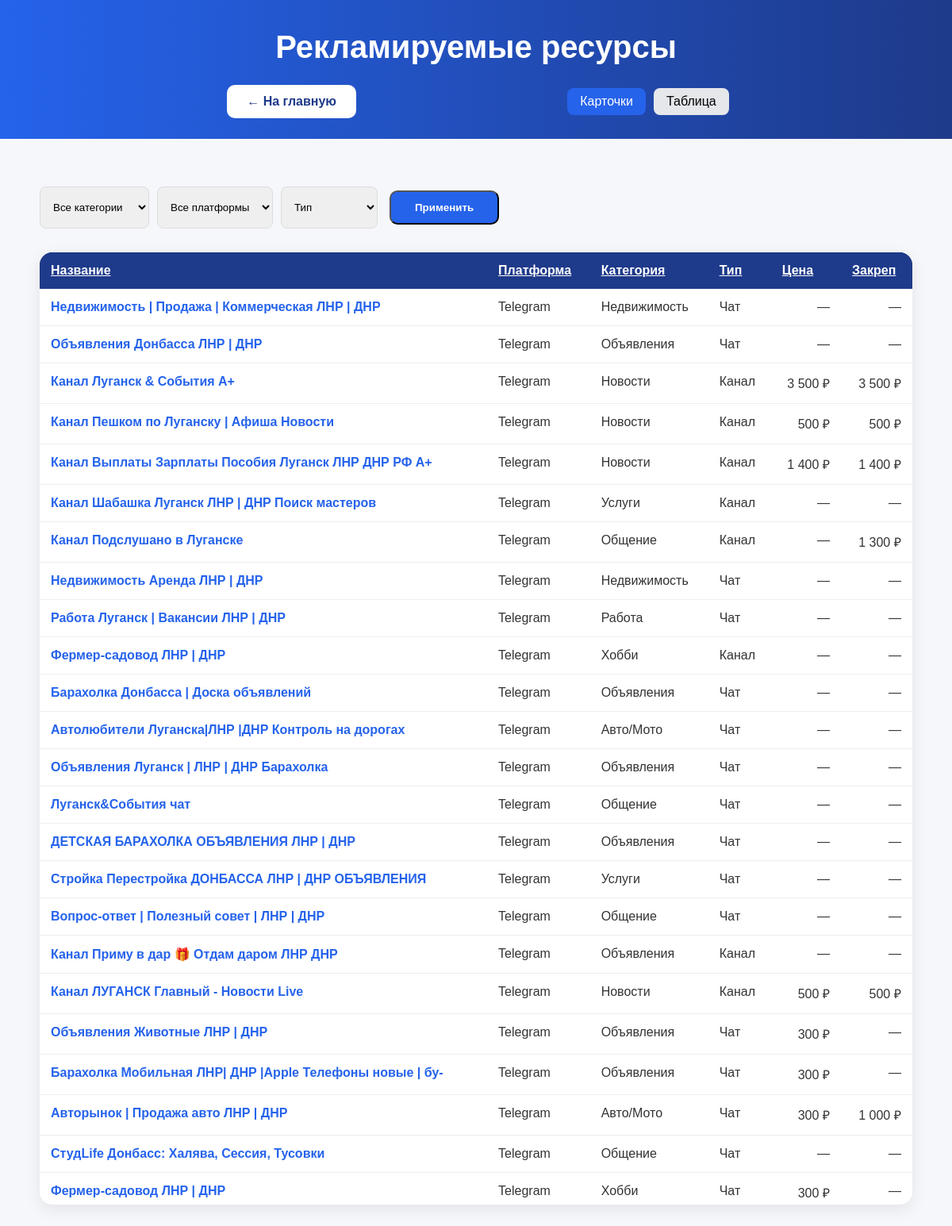
/resources.php?view=table, run on the app's committed database.
### tables this page shows
CREATE TABLE `resources` (
  `id` int(11) NOT NULL,
  `name` varchar(255) NOT NULL,
  `url` varchar(255) NOT NULL,
  `status` enum('main','reserve') DEFAULT NULL,
  `created_at` timestamp NULL DEFAULT CURRENT_TIMESTAMP,
  `platform` varchar(20) NOT NULL,
  `category` enum('Новости','Авто/Мото','Поездки','Работа','Объявления','Недвижимость','Общение','Хобби','Услуги','Электроника') NOT NULL DEFAULT 'Объявления',
  `type` enum('chat','channel') NOT NULL DEFAULT 'chat',
  `subscribers` int(11) DEFAULT NULL,
  `description` text,
  `priority` int(11) DEFAULT '0',
  `price` int(11) DEFAULT NULL,
  `pin_price` int(11) DEFAULT NULL
);

### config.php (called while the page is built, shortened)
<?php
function e($value)
{
    return htmlspecialchars((string)($value ?? ''), ENT_QUOTES, 'UTF-8');
}

### resources.php (the view, shortened to what this page needs)
<?php
require_once 'config.php';
$stmt = $pdo->prepare("SELECT value FROM settings WHERE name = 'show_reserve'");
$stmt->execute();
$showReserve = $stmt->fetchColumn();
$where = [];
if ($showReserve != '1') {
    $where[] = "(status IS NULL OR status != 'reserve')";
}
$params = [];
$view = $_GET['view'] ?? 'cards';
$sql = "SELECT * FROM resources";
if ($where) {
    $sql .= " WHERE " . implode(" AND ", $where);
}
$sort = $_GET['sort'] ?? 'priority';
$dir  = $_GET['dir'] ?? 'desc';
$sql .= " ORDER BY (status = 'reserve') ASC, $sort $dir";
$stmt = $pdo->prepare($sql);
$stmt->execute($params);
$resources = $stmt->fetchAll();
function sortLink($column, $label, $currentSort, $currentDir, $view) {
    $dir = 'asc';
    $query = $_GET;
    $query['sort'] = $column;
    $query['dir'] = $dir;
    $query['view'] = $view;
    $arrow = '';
    return '<a href="?' . http_build_query($query) . '">' . $label . $arrow . '</a>';
}
?>
<!DOCTYPE html>
<html lang="ru">
<head>
<link rel="stylesheet" href="css/style.css?v=<?= filemtime('css/style.css') ?>">
</head>
<body>
<header class="hero small">
<h1>Рекламируемые ресурсы</h1>
<div>
    <div>
<a href="index.php" class="btn">← На главную</a></div>
<div class="view-switch">
<a href="?<?= http_build_query(array_merge($_GET, ['view' => 'cards'])) ?>"
class="view-btn <?= $view === 'cards' ? 'active' : '' ?>">
Карточки
</a>
<a href="?<?= http_build_query(array_merge($_GET, ['view' => 'table'])) ?>"
class="view-btn <?= $view === 'table' ? 'active' : '' ?>">
Таблица
</a>
</div>
</div>
</header>
<section class="table-section">
<form method="get" class="filter-form">
<select name="category">
<option value="">Все категории</option>
</select>
<select name="platform">
<option value="">Все платформы</option>
</select>
<select name="type">
<option value="">Тип</option>
</select>
<button type="submit" class="btn btn-primary">Применить</button>
</form>
<?php if ($view === 'cards'): ?>
<div class="resource-grid">
<?php foreach ($resources as $r): ?>
<?php
$cardClass = '';
if ($r['status'] === 'reserve') {
    $cardClass = 'card-reserve';
}
?>
<div class="resource-card <?= $cardClass ?>">
<div class="card-header">
    <a href="<?= e($r['url']) ?>" target="_blank" class="card-title">
        <?= e($r['name']) ?>
    </a>
</div>
<div class="card-badges">
    <span class="badge platform"><?= e($r['platform']) ?></span>
    <span class="badge category"><?= e($r['category']) ?></span>
    <span class="badge type">
        <?= $r['type'] === 'channel' ? 'Канал' : 'Чат' ?>
    </span>
</div>
<?php if ($r['description']): ?>
<div class="card-description">
    <?= e($r['description']) ?>
</div>
<?php endif; ?>
<div class="card-stats">
<?php if ($r['subscribers']): ?>
<div class="stat">
    <span class="label">Подписчики</span>
    <span class="value">
        <?= number_format($r['subscribers'],0,' ',' ') ?>
    </span>
</div>
<?php endif; ?>
<?php if ($r['price']): ?>
<div class="stat">
    <span class="label">Пост</span>
    <span class="value">
        <?= number_format($r['price'],0,' ',' ') ?> ₽
    </span>
</div>
<?php endif; ?>
<?php if ($r['pin_price']): ?>
<div class="stat">
    <span class="label">Закреп</span>
    <span class="value">
        <?= number_format($r['pin_price'],0,' ',' ') ?> ₽
    </span>
</div>
<?php endif; ?>
</div>
</div>
<?php endforeach; ?>
</div>
<?php else: ?>
    <div class="table-wrapper">
<table class="public-table">
<thead>
<tr>
<th><?= sortLink('name','Название',$sort,$dir,$view) ?></th>
<th><?= sortLink('platform','Платформа',$sort,$dir,$view) ?></th>
<th><?= sortLink('category','Категория',$sort,$dir,$view) ?></th>
<th><?= sortLink('type','Тип',$sort,$dir,$view) ?></th>
<th><?= sortLink('price','Цена',$sort,$dir,$view) ?></th>
<th><?= sortLink('pin_price','Закреп',$sort,$dir,$view) ?></th>
</tr>
</thead>
<tbody>
<?php foreach ($resources as $r): ?>
<?php if ($r['status'] === 'reserve'): ?>
<tr class="row-reserve">
<?php else: ?>
<tr>
<?php endif; ?>
    <td class="name-cell">
        <a href="<?= e($r['url']) ?>" target="_blank">
            <?= e($r['name']) ?>
        </a>
    </td>
    <td><?= e($r['platform']) ?></td>
    <td><?= e($r['category']) ?></td>
    <td><?= $r['type'] === 'channel' ? 'Канал' : 'Чат' ?></td>
    <td class="num">
        <?= $r['price'] ? number_format($r['price'],0,' ',' ') . ' ₽' : '—' ?>
    </td>
    <td class="num">
        <?= $r['pin_price'] ? number_format($r['pin_price'],0,' ',' ') . ' ₽' : '—' ?>
    </td>
</tr>
<?php endforeach; ?>
</tbody>
</table>
</div>
<?php endif; ?>
</section>
</body>
</html>

### css/style.css (style rules this page uses)
body { margin: 0; font-family: Arial, sans-serif; background: #f5f7fa; color: #333; }
.hero { background: linear-gradient(90deg, #2563eb, #1e3a8a); color: white; text-align: center; padding: 80px 20px; }
.small div { display: flex; justify-content: space-evenly; align-items: first baseline; }
.hero h1 { font-size: 40px; margin-bottom: 20px; }
.small { padding: 10px 20px; }
.btn { display: inline-block; padding: 12px 25px; background: white; color: #1e3a8a; text-decoration: none; border-radius: 10px; margin: 5px; font-weight: bold; transition: 0.3s; }
.table-section { max-width: 1100px; margin: 60px auto; padding: 0 20px; }
.btn-primary { background: #2563eb; color: white; padding: 12px 30px; border-radius: 10px; font-weight: bold; }
.filter-form { display:flex; flex-wrap:wrap; gap:10px; margin-bottom:30px; }
.filter-form select { padding:8px 12px; border-radius:8px; border:1px solid #ddd; }
.view-switch { margin-bottom: 20px; display: flex; gap: 10px; }
.view-btn { padding: 8px 16px; background: #2563eb; border-radius: 8px; text-decoration: none; color: #ffffff; font-weight: 500; transition: 0.2s; }
.view-btn.active { background: #e5e7eb; color: rgb(0, 0, 0); }
.table-wrapper { overflow-x: auto; background: white; border-radius: 16px; box-shadow: 0 6px 20px rgba(0,0,0,0.08); max-height: 1200px; overflow: auto; }
.public-table { width: 100%; border-collapse: collapse; min-width: 750px; }
.public-table thead { background: #1e3a8a; color: white; }
.public-table th { padding: 14px; text-align: left; font-weight: 600; }
.public-table th a { color: white; text-decoration: underline; }
.public-table td { padding: 14px; border-bottom: 1px solid #eee; vertical-align: top; }
.public-table .name-cell a { font-weight: 600; color: #2563eb; text-decoration: none; }
.public-table .num { text-align: right; white-space: nowrap; }
.public-table thead th { position: sticky; top: 0; background: #1e3a8a; z-index: 5; }

### data on the page
resources: name "Недвижимость | Продажа | Коммерческая ЛНР | ДНР", platform "Telegram", category "Недвижимость", type "Чат"
resources: name "Объявления Донбасса ЛНР | ДНР", platform "Telegram", category "Объявления", type "Чат"
resources: name "Канал Луганск & События A+", platform "Telegram", category "Новости", type "Канал", price "3 500", pin_price "3 500"
resources: name "Канал Пешком по Луганску | Афиша Новости", platform "Telegram", category "Новости", type "Канал", price "500", pin_price "500"
resources: name "Канал Выплаты Зарплаты Пособия Луганск ЛНР ДНР РФ А+", platform "Telegram", category "Новости", type "Канал", price "1 400", pin_price "1 400"
resources: name "Канал Шабашка Луганск ЛНР | ДНР Поиск мастеров", platform "Telegram", category "Услуги", type "Канал"
resources: name "Канал Подслушано в Луганске", platform "Telegram", category "Общение", type "Канал", pin_price "1 300"
resources: name "Недвижимость Аренда ЛНР | ДНР", platform "Telegram", category "Недвижимость", type "Чат"
resources: name "Работа Луганск | Вакансии ЛНР | ДНР", platform "Telegram", category "Работа", type "Чат"
resources: name "Фермер-садовод ЛНР | ДНР", platform "Telegram", category "Хобби", type "Канал"
resources: name "Барахолка Донбасса | Доска объявлений", platform "Telegram", category "Объявления", type "Чат"
resources: name "Автолюбители Луганска|ЛНР |ДНР Контроль на дорогах", platform "Telegram", category "Авто/Мото", type "Чат"
resources: name "Объявления Луганск | ЛНР | ДНР Барахолка", platform "Telegram", category "Объявления", type "Чат"
resources: name "Луганск&События чат", platform "Telegram", category "Общение", type "Чат"
resources: name "ДЕТСКАЯ БАРАХОЛКА ОБЪЯВЛЕНИЯ ЛНР | ДНР", platform "Telegram", category "Объявления", type "Чат"
resources: name "Стройка Перестройка ДОНБАССА ЛНР | ДНР ОБЪЯВЛЕНИЯ", platform "Telegram", category "Услуги", type "Чат"
resources: name "Вопрос-ответ | Полезный совет | ЛНР | ДНР", platform "Telegram", category "Общение", type "Чат"
resources: name "Канал Приму в дар 🎁 Отдам даром ЛНР ДНР", platform "Telegram", category "Объявления", type "Канал"
resources: name "Канал ЛУГАНСК Главный - Новости Live", platform "Telegram", category "Новости", type "Канал", price "500", pin_price "500"
resources: name "Объявления Животные ЛНР | ДНР", platform "Telegram", category "Объявления", type "Чат", price "300"
resources: name "Барахолка Мобильная ЛНР| ДНР |Apple Телефоны новые | бу-", platform "Telegram", category "Объявления", type "Чат", price "300"
resources: name "Авторынок | Продажа авто ЛНР | ДНР", platform "Telegram", category "Авто/Мото", type "Чат", price "300", pin_price "1 000"
resources: name "СтудLife Донбасс: Халява, Сессия, Тусовки", platform "Telegram", category "Общение", type "Чат"
resources: name "Фермер-садовод ЛНР | ДНР", platform "Telegram", category "Хобби", type "Чат", price "300"

### other printed values
$label "Название Платформа Категория Тип Цена Закреп"
